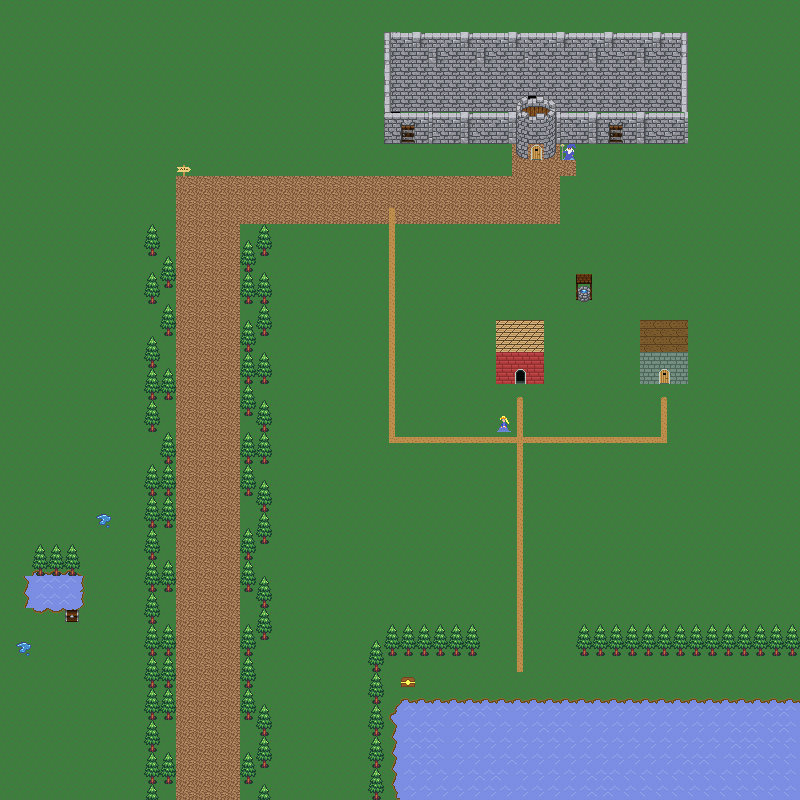

Rendered tile map (Tiled .tmx) drawn with the repository's tilesets; below, a short description and the map source with its tile grids summarised:
An orthogonal 50x50 tile map with 16x16 px tiles, 3 tile layers (Tile Layer 1, Tile Layer 2, PNJs), 3 tilesets and 70 objects (64x collision, 2x interaction_pnj, 2x collision_chest, dungeon_door, interaction_static).

<map version="1.8" tiledversion="1.8.4" orientation="orthogonal" renderorder="right-down" width="50" height="50" tilewidth="16" tileheight="16" infinite="0" nextlayerid="6" nextobjectid="93">
 <tileset firstgid="1" source="tileset1.tsx" />
 <tileset firstgid="51" source="tileset2.tsx" />
 <tileset firstgid="161" source="tileset3.tsx" />
 <layer id="1" name="Tile Layer 1" width="50" height="50">
  <data>[2500 cells, 2493 non-empty, 30 distinct tile ids]</data>
 </layer>
 <layer id="3" name="Tile Layer 2" width="50" height="50">
  <data>[2500 cells, 551 non-empty, 85 distinct tile ids]</data>
 </layer>
 <layer id="5" name="PNJs" width="50" height="50">
  <data>[2500 cells, 4 non-empty, 4 distinct tile ids]</data>
 </layer>
 <objectgroup id="4" name="Object Layer 1">
  <object id="7" name="tree left" type="collision" x="163.333" y="755" width="10.3333" height="26" />
  <object id="8" name="tree right" type="collision" x="242.667" y="752" width="10.3334" height="28.3333" />
  <object id="11" type="collision" x="496" y="321" width="47" height="62" />
  <object id="21" name="door" type="dungeon_door" x="529" y="141" width="15" height="22" />
  <object id="13" name="house 2" type="collision" x="641" y="320" width="47" height="64" />
  <object id="17" name="pancarte" type="interaction_static" x="176.5" y="164" width="15.5" height="11.5" />
  <object id="18" name="wizard dungeon" type="interaction_pnj" x="560" y="143.5" width="17" height="17" />
  <object id="23" type="collision" x="258.667" y="785.333" width="10.6667" height="14" />
  <object id="24" type="collision" x="147.333" y="785.333" width="10" height="14" />
  <object id="25" type="collision" x="259.333" y="741.333" width="9.33333" height="24" />
  <object id="26" type="collision" x="147.333" y="754.667" width="10" height="28.6667" />
  <object id="27" type="collision" x="147.333" y="722.667" width="10" height="27.3333" />
  <object id="28" type="collision" x="258.667" y="706" width="11.3333" height="29.3333" />
  <object id="29" type="collision" x="242.667" y="689.333" width="12" height="30" />
  <object id="30" type="collision" x="162.667" y="688.667" width="10" height="30" />
  <object id="31" type="collision" x="147.333" y="688.667" width="11.3333" height="30.6667" />
  <object id="32" type="collision" x="148" y="656.667" width="23.3333" height="29.3333" />
  <object id="33" type="collision" x="244" y="658" width="8.66667" height="28.6667" />
  <object id="34" type="collision" x="148" y="625.333" width="24" height="28" />
  <object id="36" type="collision" x="148.667" y="594.667" width="8.66667" height="28" />
  <object id="37" type="collision" x="243.333" y="627.333" width="10" height="27.3333" />
  <object id="38" type="collision" x="259.333" y="610.667" width="9.33333" height="28" />
  <object id="39" type="collision" x="258" y="576.667" width="12" height="30" />
  <object id="40" type="collision" x="164" y="561.333" width="8.66667" height="30.6667" />
  <object id="41" type="collision" x="244" y="561.333" width="8.66667" height="30.6667" />
  <object id="42" type="collision" x="148" y="561.333" width="10" height="31.3333" />
  <object id="43" type="collision" x="244" y="528.667" width="8.66667" height="32.6667" />
  <object id="44" type="collision" x="147.333" y="530" width="11.3333" height="30" />
  <object id="45" type="collision" x="259.333" y="514" width="10" height="30" />
  <object id="46" type="collision" x="163.333" y="498" width="10.6667" height="28.6667" />
  <object id="47" type="collision" x="148" y="497.333" width="8.66667" height="30.6667" />
  <object id="48" type="collision" x="258" y="481.333" width="11.3333" height="30" />
  <object id="49" type="collision" x="242" y="465.333" width="10.6667" height="29.3333" />
  <object id="50" type="collision" x="165.333" y="465.333" width="6.66667" height="31.3333" />
  <object id="51" type="collision" x="148" y="465.333" width="9.33333" height="31.3333" />
  <object id="52" type="collision" x="164" y="432.667" width="10" height="31.3333" />
  <object id="53" type="collision" x="244.667" y="432.667" width="8" height="32.6667" />
  <object id="54" type="collision" x="260" y="432" width="10" height="32" />
  <object id="55" type="collision" x="147.333" y="400" width="10" height="32.6667" />
  <object id="56" type="collision" x="259.333" y="400" width="10" height="34.6667" />
  <object id="57" type="collision" x="242" y="384.667" width="12" height="31.3333" />
  <object id="58" type="collision" x="164" y="368" width="9.33333" height="32.6667" />
  <object id="59" type="collision" x="147.333" y="368.667" width="9.33333" height="32" />
  <object id="61" type="collision" x="244.667" y="355.333" width="25.3333" height="25.3333" />
  <object id="62" type="collision" x="147.333" y="337.333" width="10" height="28" />
  <object id="63" type="collision" x="242.667" y="320.667" width="11.3333" height="31.3333" />
  <object id="64" type="collision" x="260" y="308" width="10" height="26" />
  <object id="65" type="collision" x="163.333" y="307.333" width="10" height="28" />
  <object id="66" type="collision" x="243.333" y="275.333" width="26" height="25.3333" />
  <object id="67" type="collision" x="147.333" y="275.333" width="10.6667" height="24.6667" />
  <object id="68" type="collision" x="164" y="260" width="10" height="27.3333" />
  <object id="69" type="collision" x="242.667" y="242" width="10.6667" height="29.3333" />
  <object id="70" type="collision" x="148" y="226" width="8" height="27.3333" />
  <object id="71" type="collision" x="259.333" y="227.333" width="10.6667" height="26.6667" />
  <object id="72" type="collision" x="34.6667" y="547.333" width="43.3333" height="24" />
  <object id="73" type="collision" x="372" y="772.667" width="8.66667" height="24.6667" />
  <object id="74" type="collision" x="373.333" y="740.667" width="7.33333" height="25.3333" />
  <object id="75" type="collision" x="370" y="707.333" width="11.3333" height="28" />
  <object id="76" type="collision" x="371.333" y="674.667" width="9.33333" height="28.6667" />
  <object id="77" type="collision" x="372" y="642.667" width="10" height="28.6667" />
  <object id="79" type="collision" x="388" y="629.333" width="86.6667" height="22.6667" />
  <object id="81" type="collision" x="582" y="631.333" width="214" height="20.6667" />
  <object id="82" name="chest1" type="collision_chest" x="401" y="673" width="15" height="13" />
  <object id="83" name="water2" type="collision" x="30" y="580" width="49" height="26" />
  <object id="84" name="water" type="collision" x="399" y="710" width="398" height="87" />
  <object id="85" type="collision" x="577" y="274.333" width="15" height="25" />
  <object id="87" name="dungeon" type="collision" x="389" y="38" width="289" height="96" />
  <object id="89" type="collision" x="519" y="144" width="37" height="12">
   <ellipse />
  </object>
  <object id="90" name="villageoise" type="interaction_pnj" x="498" y="417.333" width="10.6667" height="11.3333" />
  <object id="91" name="chest2" type="collision_chest" x="64" y="610" width="16" height="11.3333" />
 </objectgroup>
</map>
